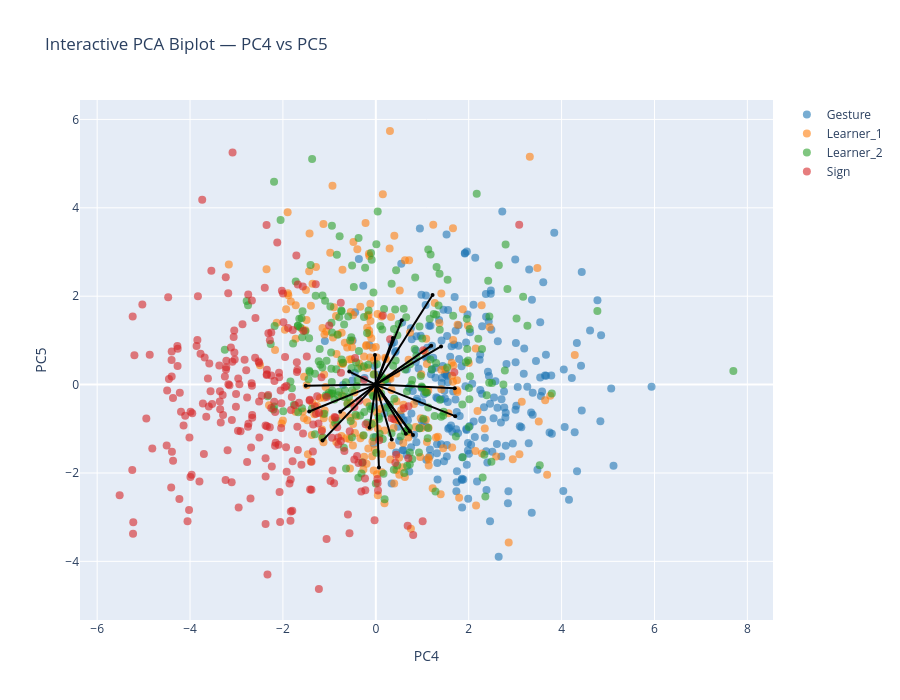

The notebook cell this image was saved under:
### Markdown cell above
## P4-P5

### Code cell
interactive_PCA_biplot(score=x_new_GS, 
                       coeff=loadings_GS, 
                       labels=feature_names, 
                       y=y, 
                       selected_vars=selected_vars, 
                       pc_x=4, 
                       pc_y=5,
                       le=le,
                       show_labels=False)

### Figure 1 — Plotly figure (JSON) as saved in the notebook; plotly's stock layout.template omitted (floating-point values rounded to 4 significant figures; data arrays with more than 128 entries replaced by an {"elided": "..."} marker saying what was removed)
{"data": [{"hoverinfo": "text", "marker": {"color": "#1f77b4", "opacity": 0.6, "size": 8}, "mode": "markers", "name": "Gesture", "showlegend": true, "text": {"elided": "248 str values"}, "type": "scatter", "x": {"elided": "248 float values"}, "y": {"elided": "248 float values"}}, {"hoverinfo": "text", "marker": {"color": "#ff7f0e", "opacity": 0.6, "size": 8}, "mode": "markers", "name": "Learner_1", "showlegend": true, "text": {"elided": "244 str values"}, "type": "scatter", "x": {"elided": "244 float values"}, "y": {"elided": "244 float values"}}, {"hoverinfo": "text", "marker": {"color": "#2ca02c", "opacity": 0.6, "size": 8}, "mode": "markers", "name": "Learner_2", "showlegend": true, "text": {"elided": "240 str values"}, "type": "scatter", "x": {"elided": "240 float values"}, "y": {"elided": "240 float values"}}, {"hoverinfo": "text", "marker": {"color": "#d62728", "opacity": 0.6, "size": 8}, "mode": "markers", "name": "Sign", "showlegend": true, "text": {"elided": "239 str values"}, "type": "scatter", "x": {"elided": "239 float values"}, "y": {"elided": "239 float values"}}, {"hoverinfo": "text", "hovertext": "gross__variability__arm_speed_Gstd", "line": {"color": "black"}, "marker": {"size": 4}, "mode": "lines+markers", "showlegend": false, "textposition": "top center", "type": "scatter", "x": [0, -0.105], "y": [0, -0.08738]}, {"hoverinfo": "text", "hovertext": "gross__magnitude__arm_speed_peak_mean", "line": {"color": "black"}, "marker": {"size": 4}, "mode": "lines+markers", "showlegend": false, "textposition": "top center", "type": "scatter", "x": [0, -0.5713], "y": [0, 0.2935]}, {"hoverinfo": "text", "hovertext": "gross__rhythm__arm_speed_peak_rate", "line": {"color": "black"}, "marker": {"size": 4}, "mode": "lines+markers", "showlegend": false, "textposition": "top center", "type": "scatter", "x": [0, 0.06681], "y": [0, -1.875]}, {"hoverinfo": "text", "hovertext": "gross__rhythm__arm_speed_mod_depth", "line": {"color": "black"}, "marker": {"size": 4}, "mode": "lines+markers", "showlegend": false, "textposition": "top center", "type": "scatter", "x": [0, -1.509], "y": [0, -0.02626]}, {"hoverinfo": "text", "hovertext": "gross__magnitude__arm_acc_Gmean", "line": {"color": "black"}, "marker": {"size": 4}, "mode": "lines+markers", "showlegend": false, "textposition": "top center", "type": "scatter", "x": [0, -1.435], "y": [0, -0.6095]}, {"hoverinfo": "text", "hovertext": "gross__variability__arm_acc_Gstd", "line": {"color": "black"}, "marker": {"size": 4}, "mode": "lines+markers", "showlegend": false, "textposition": "top center", "type": "scatter", "x": [0, -0.1346], "y": [0, -0.9789]}, {"hoverinfo": "text", "hovertext": "gross__magnitude__arm_acc_peak_mean", "line": {"color": "black"}, "marker": {"size": 4}, "mode": "lines+markers", "showlegend": false, "textposition": "top center", "type": "scatter", "x": [0, -0.7667], "y": [0, -0.6172]}, {"hoverinfo": "text", "hovertext": "gross__rhythm__arm_acc_mod_depth", "line": {"color": "black"}, "marker": {"size": 4}, "mode": "lines+markers", "showlegend": false, "textposition": "top center", "type": "scatter", "x": [0, -1.147], "y": [0, -1.268]}, {"hoverinfo": "text", "hovertext": "gross__rhythm__band1_band_power_totalarm", "line": {"color": "black"}, "marker": {"size": 4}, "mode": "lines+markers", "showlegend": false, "textposition": "top center", "type": "scatter", "x": [0, -0.01836], "y": [0, 0.6676]}, {"hoverinfo": "text", "hovertext": "gross__magnitude__bbmv_arms_total", "line": {"color": "black"}, "marker": {"size": 4}, "mode": "lines+markers", "showlegend": false, "textposition": "top center", "type": "scatter", "x": [0, 1.222], "y": [0, 2.028]}, {"hoverinfo": "text", "hovertext": "fine__handshape__fingertip_spread_mean", "line": {"color": "black"}, "marker": {"size": 4}, "mode": "lines+markers", "showlegend": false, "textposition": "top center", "type": "scatter", "x": [0, 0.6463], "y": [0, -1.113]}, {"hoverinfo": "text", "hovertext": "fine__variability__fingertip_spread_std", "line": {"color": "black"}, "marker": {"size": 4}, "mode": "lines+markers", "showlegend": false, "textposition": "top center", "type": "scatter", "x": [0, 0.7297], "y": [0, -1.057]}, {"hoverinfo": "text", "hovertext": "fine__handshape__thumb_index_mean", "line": {"color": "black"}, "marker": {"size": 4}, "mode": "lines+markers", "showlegend": false, "textposition": "top center", "type": "scatter", "x": [0, 0.8017], "y": [0, -1.141]}, {"hoverinfo": "text", "hovertext": "fine__variability__thumb_index_std", "line": {"color": "black"}, "marker": {"size": 4}, "mode": "lines+markers", "showlegend": false, "textposition": "top center", "type": "scatter", "x": [0, 1.404], "y": [0, 0.8636]}, {"hoverinfo": "text", "hovertext": "fine__handshape__mcp_tip_mean", "line": {"color": "black"}, "marker": {"size": 4}, "mode": "lines+markers", "showlegend": false, "textposition": "top center", "type": "scatter", "x": [0, 1.71], "y": [0, -0.7145]}, {"hoverinfo": "text", "hovertext": "fine__variability__mcp_tip_std", "line": {"color": "black"}, "marker": {"size": 4}, "mode": "lines+markers", "showlegend": false, "textposition": "top center", "type": "scatter", "x": [0, 1.7], "y": [0, -0.08409]}, {"hoverinfo": "text", "hovertext": "fine__handshape__thumb_opposition_mean", "line": {"color": "black"}, "marker": {"size": 4}, "mode": "lines+markers", "showlegend": false, "textposition": "top center", "type": "scatter", "x": [0, 0.3429], "y": [0, -1.241]}, {"hoverinfo": "text", "hovertext": "fine__variability__handshape_variability", "line": {"color": "black"}, "marker": {"size": 4}, "mode": "lines+markers", "showlegend": false, "textposition": "top center", "type": "scatter", "x": [0, 1.193], "y": [0, 0.8809]}, {"hoverinfo": "text", "hovertext": "fine__magnitude__flexion_speed_mean", "line": {"color": "black"}, "marker": {"size": 4}, "mode": "lines+markers", "showlegend": false, "textposition": "top center", "type": "scatter", "x": [0, 0.5598], "y": [0, 1.458]}, {"hoverinfo": "text", "hovertext": "fine__variability__flexion_speed_std", "line": {"color": "black"}, "marker": {"size": 4}, "mode": "lines+markers", "showlegend": false, "textposition": "top center", "type": "scatter", "x": [0, 0.3685], "y": [0, 1.054]}], "layout": {"height": 700, "hovermode": "closest", "title": {"text": "Interactive PCA Biplot — PC4 vs PC5"}, "width": 900, "xaxis": {"title": {"text": "PC4"}}, "yaxis": {"title": {"text": "PC5"}}}}
